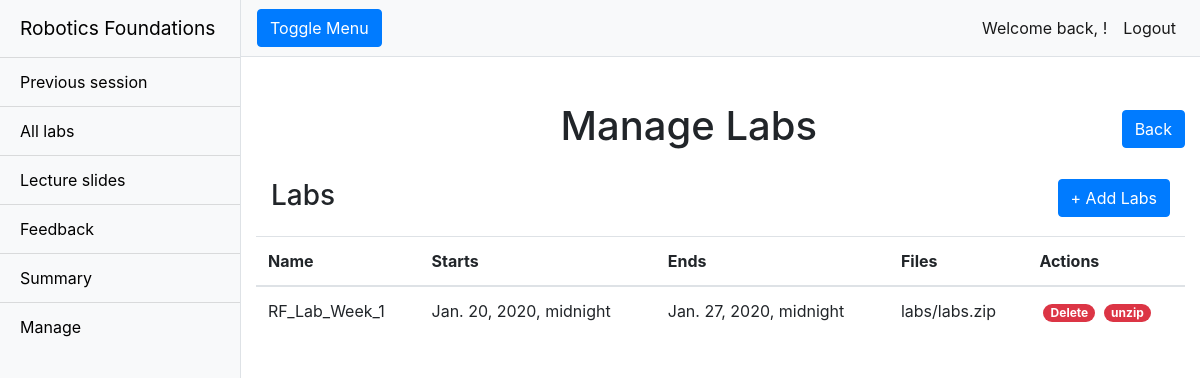
Before: /rfwa/manage_labs/ (signed in) with the older database file.
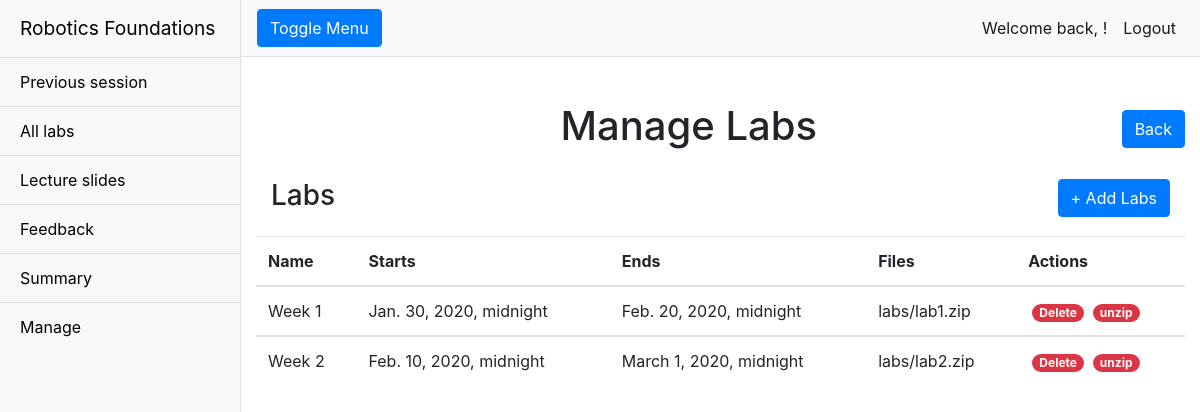
After: the same page with the newer database file.
### rfwa/models.py (models this page shows, shortened)
class Lab(models.Model):
    name = models.CharField(max_length = 128)
    description = models.TextField(max_length = 2048)
    open_Date = models.DateTimeField()
    close_Date = models.DateTimeField()
    lab_Files = models.FileField(upload_to='labs/')
    slug = models.SlugField(primary_key = True, blank = True)
    _unzipped_directory = models.CharField(null=True, max_length =128)
    def set_unzipped_directory(self):
        self._unzipped_directory = "test string" + self._unzipped_directory
    def get_unzipped_directory(self):
        return self._unzipped_directory
    unzipped_directory = property(get_unzipped_directory, set_unzipped_directory)

### rfwa/views.py (the view)
# urls.py: path("manage_labs/", views.manage_labs, name="manage_labs"),
def manage_labs(request):
    if request.user.is_superuser:
        labs = Lab.objects.order_by('open_Date')
    return render(request, "rfwa/manage_labs.html", {'labs': labs})

### templates/rfwa/manage_labs.html (shortened to what this page needs)
{% extends "rfwa/base.html" %}
{% load static %}
{% block body_block %}
{% if user.is_superuser %}
<div class="container-fluid">
    <div class="row">
        <h1 class="col-12 text-center mt-4">Manage Labs <a class="rightside" href="/rfwa/managev2/"><button type="button" class="btn btn-primary">Back</button></a></h1>
    </div>
    <div class="table-group">
        <div class="title-group">
            <h1 class="col-12 text-left table-header">Labs
                <a class="rightside" href="{% url 'add_lab'%}"><button type="button" class="btn btn-primary">+ Add
                        Labs</button></a>
            </h1>
        </div>
        <table class="table table-hover">
            {% if labs %}
            <thead>
                <tr>
                    <th scope="col">Name</th>
                    <th scope="col">Starts</th>
                    <th scope="col">Ends</th>
                    <th scope="col">Files</th>
                    <th scope="col">Actions</th>
                </tr>
            </thead>
            {% for lab in labs %}
            <tbody>
                <tr>
                    <td>{{lab.name}}</td>
                    <td>{{lab.open_Date}}</td>
                    <td>{{lab.close_Date}}</td>
                    <td>{{lab.lab_Files}}</td>
                    <td><a class="btn-link text-white badge badge-danger badge-pill ml-1"
                            href="/rfwa/delete_lab/{{ lab.slug }}"
                            onclick="return confirm('Are you sure you wish to delete {{ lab.name }}?')">Delete</a> <a
                            class="btn-link text-white badge badge-danger badge-pill ml-1"
                            href="/rfwa/unzip_lab/{{ lab.slug }}"
                            onclick="return confirm('Are you sure you wish to unzip {{ lab.name }}?')">unzip</a></td>
                </tr>
            </tbody>
            {% endfor %}
            {% else %}
            <h3 class="text-center mt-3">There are no labs uploaded.</h3>
            {% endif %}
        </table>
    </div>
</div>
{% endif %}
{% endblock %}

### templates/rfwa/base.html (shortened to what this page needs)
<!DOCTYPE html>
{% load staticfiles %}
<html lang="en">
<head>
    <link href="{% static 'vendor/bootstrap/css/bootstrap.min.css' %}" rel="stylesheet">
    <link href="{% static 'css/simple-sidebar.css' %}" rel="stylesheet">
    <link href="{% static 'css/override.css' %}" rel="stylesheet">
</head>
<body>
    {% if user.is_authenticated %}
    <div class="d-flex" id="wrapper">
        <div class="bg-light border-right" id="sidebar-wrapper">
            <div class="sidebar-heading">Robotics Foundations </div>
            <div class="list-group list-group-flush">
                <a href="/rfwa/devpage/" class="list-group-item list-group-item-action bg-light">Previous
                    session</a>
                <a href="/rfwa/alllabs/" class="list-group-item list-group-item-action bg-light">All labs</a>
                <a href="/rfwa/lectureslides/" class="list-group-item list-group-item-action bg-light">Lecture
                    slides</a>
                <a href="/rfwa/feedback/" class="list-group-item list-group-item-action bg-light">Feedback</a>
                <a href="/rfwa/summary/" class="list-group-item list-group-item-action bg-light">Summary</a>
                {% if user.is_superuser %}
                <a href="/rfwa/managev2/" class="list-group-item list-group-item-action bg-light">Manage</a>
                {% endif %}
            </div>
        </div>
        <div id="page-content-wrapper">
            <nav class="navbar navbar-expand-lg navbar-light bg-light border-bottom">
                <button class="btn btn-primary" id="menu-toggle">Toggle Menu</button>
                <div class="collapse navbar-collapse" id="navbarSupportedContent">
                    <ul class="navbar-nav ml-auto mt-2 mt-lg-0">
                        <li class="nav-item active">
                            <a class="nav-link"> Welcome back, {{ user.first_name }}! </a>
                        </li>
                        <li class="nav-item active">
                            <a class="nav-link" href="{% url 'logout' %}">Logout</a>
                        </li>
                    </ul>
                </div>
            </nav>
            {% block body_block %}
            {% endblock %}
        </div>
    </div>
    {% else %}
    <meta http-equiv='refresh' content="0; URL={% url 'login' %}">
    {% endif %}
</body>
</html>

### static/css/simple-sidebar.css (style rules this page uses)
body { overflow-x: hidden; }
#sidebar-wrapper { min-height: 100vh; margin-left: -15rem; -webkit-transition: margin .25s ease-out; -moz-transition: margin .25s ease-out; -o-transition: margin .25s ease-out; transition: margin .25s ease-out; }
#sidebar-wrapper .sidebar-heading { padding: 0.875rem 1.25rem; font-size: 1.2rem; }
#sidebar-wrapper .list-group { width: 15rem; }
#page-content-wrapper { min-width: 100vw; }
@media (min-width: 768px) { #sidebar-wrapper { margin-left: 0; } }
@media (min-width: 768px) { #page-content-wrapper { min-width: 0; width: 100%; } }

### static/css/override.css (style rules this page uses)
.mt-4 { text-align: center; vertical-align: middle; line-height: 90px; }

### templates/rfwa/base.html (style rules this page uses)
.bg-light { color: black; }

### templates/rfwa/manage_labs.html (style rules this page uses)
.title-group { padding-bottom: 15px; }
.table-header { font-size: 1.75rem; }
.rightside { float: right; }

Changed rows visible on the page:
removed Lab: name "RF_Lab_Week_1", open_Date "Jan. 20, 2020, midnight", close_Date "Jan. 27, 2020, midnight", lab_Files "labs/labs.zip"
added Lab: name "Week 1", open_Date "Jan. 30, 2020, midnight", close_Date "Feb. 20, 2020, midnight", lab_Files "labs/lab1.zip"
added Lab: name "Week 2", open_Date "Feb. 10, 2020, midnight", close_Date "March 1, 2020, midnight", lab_Files "labs/lab2.zip"
